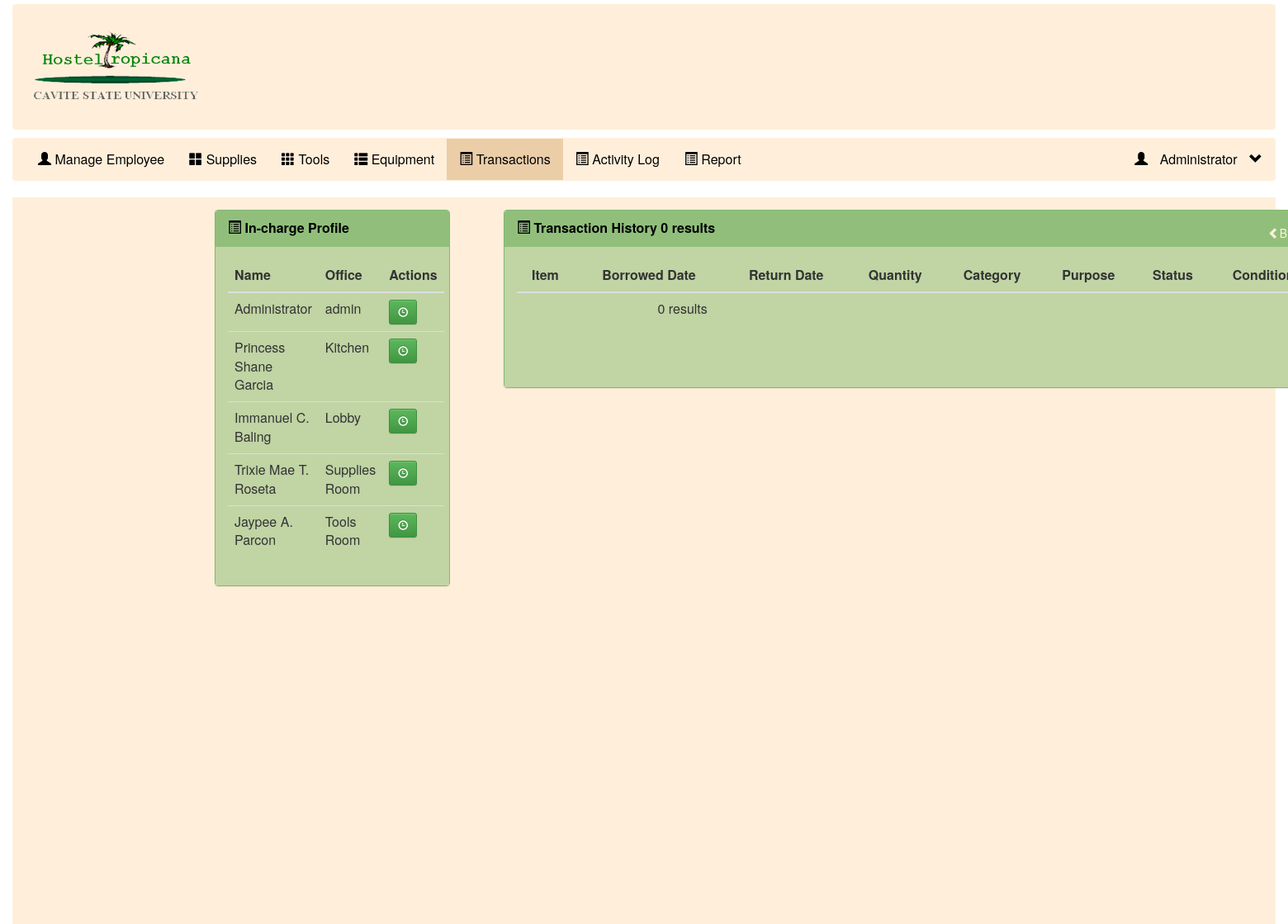
The app's page /admin/user_borrow_history.php (signed in), older data.
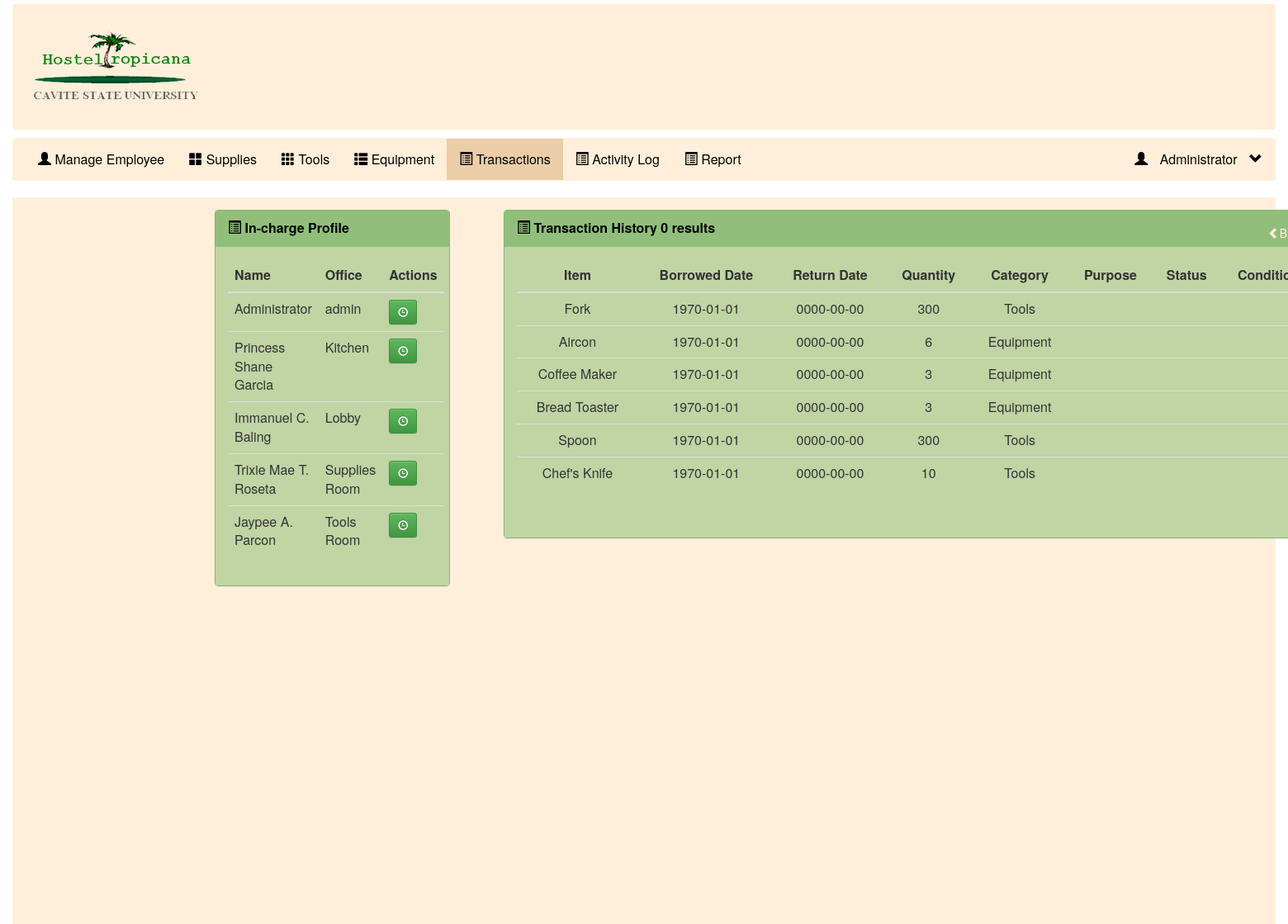
The same page, newer data.
### tables this page shows
CREATE TABLE `tbl_employee` (
  `emp_id` int(11) NOT NULL,
  `pos_id` int(11) DEFAULT 1,
  `off_id` int(11) DEFAULT 1,
  `emp_un` varchar(100) DEFAULT NULL,
  `emp_pass` varchar(40) DEFAULT NULL,
  `type_id` int(11) DEFAULT 2,
  `accountname` varchar(255) DEFAULT NULL,
  `office` varchar(255) DEFAULT NULL,
  `position` varchar(255) DEFAULT NULL,
  `email` varchar(255) DEFAULT NULL
);

CREATE TABLE `borrower_history` (
  `id` int(11) NOT NULL,
  `item` varchar(255) NOT NULL,
  `name` varchar(255) DEFAULT NULL,
  `date_borrowed` date DEFAULT NULL,
  `contactno` varchar(255) DEFAULT NULL,
  `whereplace` text DEFAULT NULL,
  `returndate` date DEFAULT NULL,
  `quantity` int(255) NOT NULL,
  `category` varchar(255) NOT NULL,
  `tagid` varchar(255) NOT NULL,
  `room` varchar(255) NOT NULL,
  `status` varchar(255) DEFAULT NULL,
  `item_created` date NOT NULL DEFAULT current_timestamp(),
  `expiry` date DEFAULT NULL,
  `unit` text DEFAULT NULL,
  `conditions` text DEFAULT NULL
);

### admin/user_borrow_history.php (the view, shortened to what this page needs)
<?php
   include_once('../include/header.php');
   include_once('../include/banner.php');
   ?>
<nav class="navbar navbar-navs " style="margin-top:10px;">
   <div class="container-fluid">
      <ul class="nav navbar-nav navigation">
      <li>
          <a href="employee.php"><span class="glyphicon glyphicon-user"></span> Manage Employee</a>
        </li>
  	    <li >
          <a href="item.php"><span class="glyphicon glyphicon-th-large"></span> Supplies
          </a>
        </li>
        <li >
          <a href="position.php"><span class="glyphicon glyphicon-th"></span> Tools</a>
        </li>
        <li >
          <a href="office.php"><span class="glyphicon glyphicon-th-list"></span> Equipment</a>
        </li>
        <li class="active">
            <a href="user_borrow.php"><span class="glyphicon glyphicon-list-alt"></span> Transactions</a>
         </li>
         <li class="">
                <a href="activity.php"><span class="glyphicon glyphicon-list-alt"></span> Activity Log</a>
            </li>
  	    <li>
          <a href="report.php"><span class="glyphicon glyphicon-list-alt"></span> Report</a>
        </li>
      </ul>
      <ul class="nav navbar-nav navbar-right">
         <li class="dropdown">
            <a class="dropdown-toggle" id="admin-account" data-toggle="dropdown" href="#" style="color: black;">
            <span class="glyphicon glyphicon-user" style="margin-right:10px; color: black;"></span>
            <span><?php echo $_SESSION['user'] ;?> </span>
            <span style="margin-left:10px; color: black;"class="glyphicon glyphicon-chevron-down"></span></a>
         </li>
      </ul>
   </div>
</nav>
<div class="container-fluid navbar-navs" style="margin-top: 10px; padding:15px; height: 110vh;">
     <?php require_once('admin_borrowmenu.php'); ?>
            </div>
        </div>
    </div>
    <div class="panel panel-border" style="width:1000px; margin-left: 580px;" style="float: right; height:10px;">
               <div class="panel-heading">
                  <span class="glyphicon glyphicon-list-alt" aria-hidden="true"></span>
                  Transaction History <?php
                    $con = new Connection();
                    $pdo = $con->getPDO();
                    $sql = "SELECT * FROM tbl_employee  where accountname = '".$_GET['accountname']."'";
                    $result = $pdo->query($sql);
                    if ($result) {
                        $rows = $result->fetchAll(PDO::FETCH_ASSOC);
                        if ($rows) {
                            foreach ($rows as $row) {
                                ?>
                                <tr>
                                    <td>>    <?php echo $row["accountname"]; ?></td>
                                </tr>
                            <?php
                            }
                        } else {
                            echo "<tr><td colspan='3'>0 results</td></tr>";
                        }
                    } else {
                        echo "Error executing the query: " . $con->datab->errorInfo()[2];
                    }
                    ?>
                    <a class="btn pull-right" href="../admin/user_borrow.php" style="margin-bottom: 10px; color:rgb(255, 239, 218);";>
                    <span class="glyphicon glyphicon-chevron-left" aria-hidden="true"></span>Back</a>
               </div>
               <div class="panel-body">
                <table class="table" id="dataTable" style="text-align: center;">
                    <thead>
                        <tr>
                            <th style="text-align: center;">Item</th>
                            <th style="text-align: center;">Borrowed Date</th>
                            <th style="text-align: center;">Return Date</th>
                            <th style="text-align: center;">Quantity</th>
                            <th style="text-align: center;">Category</th>
                            <th style="text-align: center;">Purpose</th>
                            <th style="text-align: center;">Status</th>
                            <th style="text-align: center;">Condition</th>
                        </tr>
                    </thead>
                    <tbody>
                    <?php
                    $con = new Connection();
                    $pdo = $con->getPDO();
                    $sql = "SELECT * FROM borrower_history where name = '".$_GET['accountname']."'";
                    $result = $pdo->query($sql);
                    if ($result) {
                        $rows = $result->fetchAll(PDO::FETCH_ASSOC);
                        if ($rows) {
                            foreach ($rows as $row) {
                                ?>
                                <tr>
                                    <td ><?php echo $row["item"]; ?></td>
                                    <td>
                                    <?php
                                        if ($row['status'] != 'Added') {
                                        echo $row["date_borrowed"];
                                        }
                                        else{
                                            echo' - ';
                                        }                                    ?>
                                    </td>
                                    <td>
                                    <?php
                                        if ($row['status'] != 'Added') {
                                        echo $row["returndate"];
                                        }
                                        else{
                                            echo' - ';
                                        }                                    ?>
                                    </td>
                                    <td><?php echo $row["quantity"]; ?></td>
                                    <td><?php echo $row["category"]; ?></td>
                                    <td><?php echo $row["whereplace"]; ?></td>
                                    <td><?php echo $row["status"]; ?></td>
                                    <td><?php echo $row["conditions"]; ?></td>
                                </tr>
                            <?php
                            }
                        } else {
                            echo "<tr><td colspan='3'>0 results</td></tr>";
                        }
                    } else {
                        echo "Error executing the query: " . $con->datab->errorInfo()[2];
                    }
                    ?>
                    </tbody>
                </table>
                  <br />
               </div>
            </div>
         </div>
      </div>
      <?php require_once('admin_borrowmenu.php'); ?>
</body>
</html>

### include/header.php (shortened to what this page needs)
<!DOCTYPE html>
<html>
<head>
  <link rel="stylesheet" href="../assets/css/style.css" />
  <link rel="stylesheet" href="../assets/css/bootstrap.min.css"/>
  <link rel="stylesheet" href="../assets/css/bootstrap-theme.min.css"/>
  <link href="../assets/css/dataTables.bootstrap.min.css" rel="stylesheet">
  	 <link rel="stylesheet" href="../assets/style.css">
</head>
<body>

### include/banner.php
<div class="container-fluid">
<nav class="navbar navbar-navs" style="margin-top:5px; margin-bottom:5px;">
		<div class="container-fluid">
			<div class="banner">
				<img src="../img/hotel.png">
			</div>
		</div>
	</nav>

### admin/admin_borrowmenu.php (shortened to what this page needs)
<div id="left_content" style="float: left; width: 285px; margin-left: 230px;">
            <div class="panel panel-border">
               <div class="panel-heading">
                  <span class="glyphicon glyphicon-list-alt" aria-hidden="true"></span>
                   In-charge Profile
               </div>
               <div class="panel-body">
                <table class="table" id="dataTable">
                    <thead>
                        <tr>
                            <th>Name</th>
                            <th>Office</th>
                            <th>Actions</th>
                        </tr>
                    </thead>
                    <tbody>
                    <?php
                    $con = new Connection();
                    $pdo = $con->getPDO();
                    $sql = "SELECT emp_id, accountname, office FROM tbl_employee GROUP BY emp_id";
                    $result = $pdo->query($sql);
                    if ($result) {
                        $rows = $result->fetchAll(PDO::FETCH_ASSOC);
                        if ($rows) {
                            foreach ($rows as $row) {
                                ?>
                                <tr>
                                    <td><?php echo $row["accountname"]; ?></td>
                                    <td><?php echo $row["office"]; ?></td>
                                    <td>
                                        <a  href="user_borrow_history.php?accountname=<?php echo $row['accountname']; ?>" class="btn btn-success btn-sm" title="View Transactions"><span class="glyphicon glyphicon-time"></span></a>
                                    </td>
                                </tr>
                           <div id="modal-delete-<?php echo $row['emp_id']; ?>" class="modal fade" role="dialog">
                              <div class="modal-dialog">
                            <?php
                            }
                        } else {
                            echo "<tr><td colspan='3'>0 results</td></tr>";
                        }
                    } else {
                        echo "Error executing the query: " . $con->datab->errorInfo()[2];
                    }
                    ?>
           </div>
       </div>
   </tbody>
</table>

### assets/css/style.css (style rules this page uses)
body { overflow: hidden; font-family: helvetica; }
#left_content { float: left; width: 260px; height: 200px; background-color: ; }

### assets/style.css (style rules this page uses)
body { overflow: hidden; }
.navbar-navs { background-color:rgb(255, 239, 218); }
.banner { height: 150px; display: flex; align-items: center; }
.banner img { height: 70%; }
.navigation li a { color: black; }
.panel-border { border: 1px solid rgb(130, 185, 110); }
.panel-border .panel-body { background-color: rgb(192, 212, 164); }
.panel-border .panel-heading { background-color: rgb(145, 191, 123); font-weight: 700; color: black; }
.active { background: rgb(235, 205, 167); }

### admin/user_borrow_history.php (style rules this page uses)
body { overflow-y:scroll; font-size: 16px; }
.table th, .table td { font-size: 16px; }

Row changes from the older to the newer data that the page shows:
added borrower_history: item "Fork", date_borrowed "1970-01-01", returndate "0000-00-00", quantity "300", category "Tools"
added borrower_history: item "Aircon", date_borrowed "1970-01-01", returndate "0000-00-00", quantity "6", category "Equipment"
added borrower_history: item "Coffee Maker", date_borrowed "1970-01-01", returndate "0000-00-00", quantity "3", category "Equipment"
added borrower_history: item "Bread Toaster", date_borrowed "1970-01-01", returndate "0000-00-00", quantity "3", category "Equipment"
added borrower_history: item "Spoon", date_borrowed "1970-01-01", returndate "0000-00-00", quantity "300", category "Tools"
added borrower_history: item "Chef's Knife", date_borrowed "1970-01-01", returndate "0000-00-00", quantity "10", category "Tools"
Text that changed along with them:
text no longer shown: "0 results"
